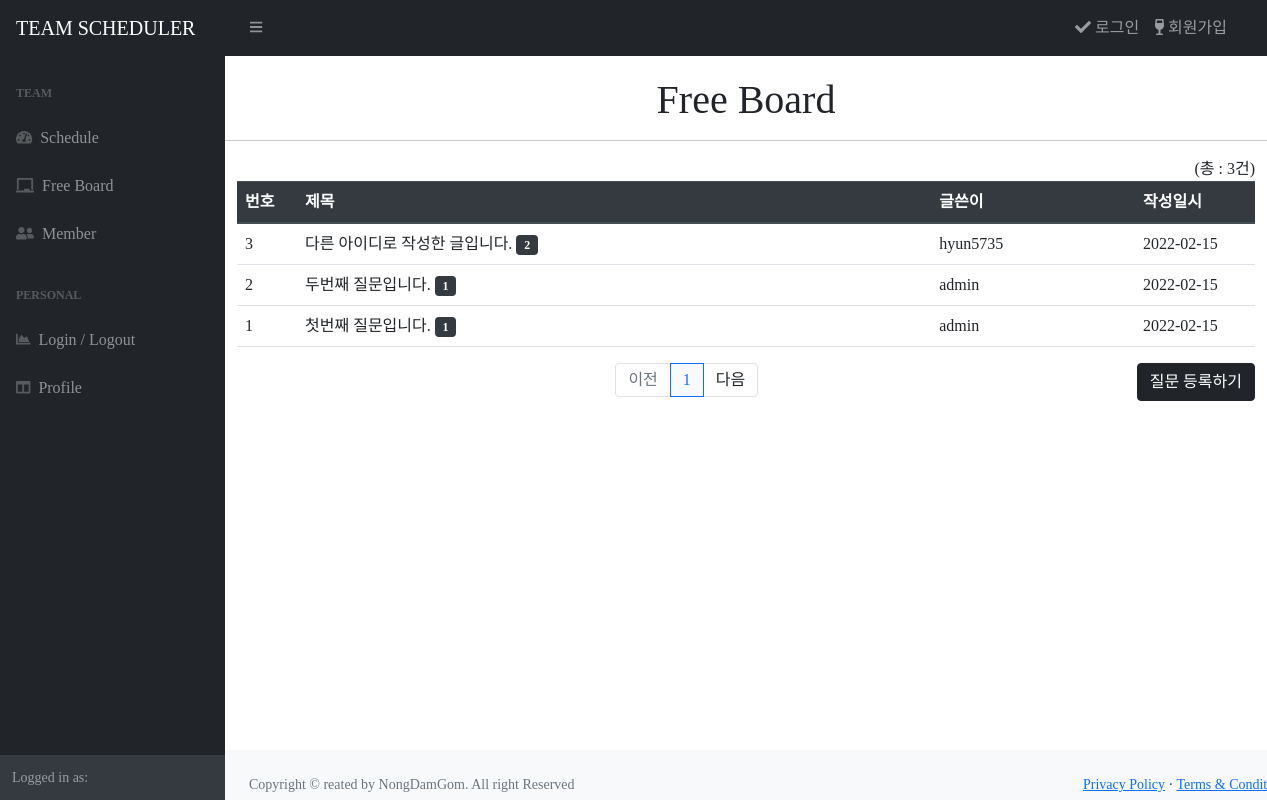
Page /board/ on the earlier database version.
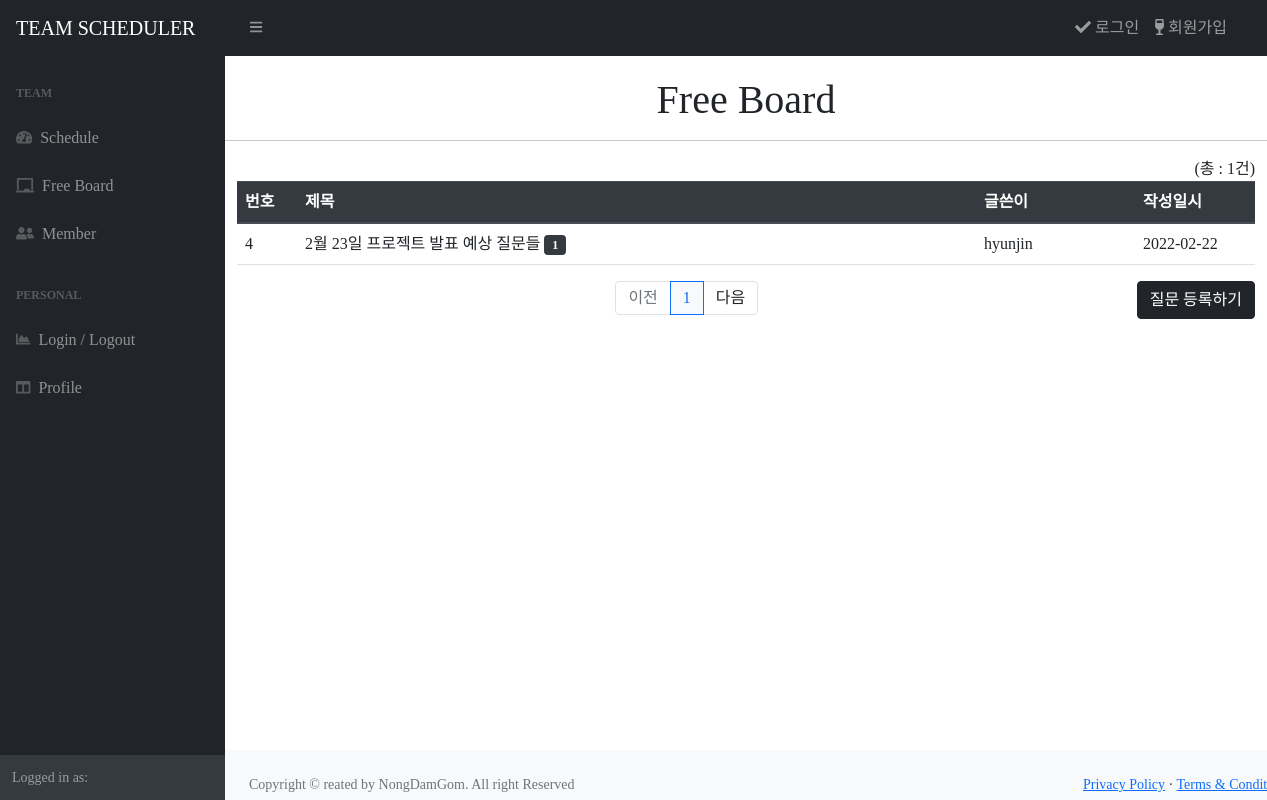
Same page on the later database version.
### board/models.py (models this page shows, shortened)
class Question(models.Model):
    author = models.ForeignKey(User, on_delete=models.CASCADE)
    subject = models.CharField(max_length=200)
    content = models.TextField()
    create_date = models.DateTimeField()
    modify_date = models.DateTimeField(null=True, blank=True)

### users/models.py (models this page shows)
class User(AbstractUser):
    followings = models.ManyToManyField(settings.AUTH_USER_MODEL, related_name="followers")

### board/views/base_views.py (the view)
# urls.py: path('', base_views.index, name='index'),
def index(request):
    page = request.GET.get('page', '1') # 페이지 디폴트 값은 1
    question_list = Question.objects.order_by('-create_date')
    total_count = Question.objects.count()
    paginator = Paginator(question_list, 10) # 페이지당 10개씩 보여주기
    page_obj = paginator.get_page(page) # get 페이지에서 내가 원하는 페이지만 추출
    context = {
        'question_list': page_obj,
        'total_count' : total_count
        }
    return render(request, 'board/question_list.html', context)

### templates/board/question_list.html (shortened to what this page needs)
{% extends 'base.html' %}
{% block title %} Free Board {% endblock %} {% block content %}
<div class="container my-3">
  <div class="user-container my-3">
    <div class="float-right">(총 : {{question_list.paginator.count}}건)</div>
    <table class="table table table-hover">
      <thead>
        <tr class="thead-dark">
          <th style="width: 60px">번호</th>
          <th>제목</th>
          <th>글쓴이</th>
          <th style="width: 120px">작성일시</th>
        </tr>
      </thead>
      <tbody>
        {% if question_list %} {% for question in question_list %}
        <tr>
          <td>
            {{ question.id }}
          </td>
          <td>
            <a href="{% url 'board:detail' question.id %}" style="text-decoration: none" class="text-dark"> {{ question.subject }} </a>
            {% if question.answer_set.count > 0 %}
            <span class="badge badge-pill badge-dark"> {{ question.answer_set.count }}</span>
            {% endif %}
          </td>
          <td>{{ question.author.username}}</td>
          <td>{{ question.create_date | date:'Y-m-d' }}</td>
        </tr>
        {% endfor %} {% else %}
        <tr>
          <td colspan="3">질문이 없습니다.</td>
        </tr>
        {% endif %}
      </tbody>
    </table>
    <div class="float-right">
      <a href="{% url 'board:question_create' %}" class="text-left btn btn-dark"> 질문 등록하기</a>
    </div>
    {% include 'pagination.html' with page_obj=question_list %}
  </div>
</div>
{% endblock %}

### templates/base.html (shortened to what this page needs)
{% load static %} {% static "" as baseUrl %}
<!DOCTYPE html>
<html lang="ko">
  <head>
    <link
      rel="stylesheet"
      href="https://use.fontawesome.com/releases/v5.7.0/css/all.css"
    />
    <link rel="stylesheet" type="text/css" href="{% static 'bootstrap.min.css' %}" />
    <link rel="stylesheet" type="text/css" href="{% static 'style.css' %}" />
    <link href="https://cdn.jsdelivr.net/npm/simple-datatables@latest/dist/style.css" rel="stylesheet" />
  </head>
  <body class="sb-nav-fixed">
    {% include "navbar.html" %}
    <div id="layoutSidenav_content">
      <div id="body-content">
        <h1 class="title">{% block title %}{% endblock %}</h1>
        <hr />
        <main>{% block content %} {% endblock %}</main>
      </div>
      <footer class="mt-5 py-4 bg-light">
        <div class="container-fluid px-4">
          <div class="d-flex align-items-center justify-content-between small">
            <div class="text-muted">Copyright &copy; reated by NongDamGom. All right Reserved</div>
            <div>
              <a href="#">Privacy Policy</a>
              &middot;
              <a href="#">Terms &amp; Conditions</a>
            </div>
          </div>
        </div>
      </footer>
    </div>
  </body>
</html>

### templates/navbar.html (shortened to what this page needs)
{% load static %} {% static "" as baseUrl %}
<nav class="sb-topnav navbar navbar-expand navbar-dark bg-dark">
  <a class="navbar-brand ml-3" href="{% url 'board:index' %}">TEAM SCHEDULER</a>
  <button class="btn btn-link btn-sm order-1 order-lg-0 me-4 me-lg-0" id="sidebarToggle" href="#!"><i class="fas fa-bars"></i></button>
  <form class="d-none d-md-inline-block form-inline ms-auto me-0 me-md-3 my-2 my-md-0">
    <ul class="navbar-nav ml-auto">
      {% if user.is_authenticated %}
      <li class="nav-item">
        {% if profile_user.profile.avatar %}
        <a class="nav-link" href="{% url 'users:profile' user.pk %}"><i class="far fa-user"></i> {{ user.username }} <br /></a>
        {% else %}
        <a class="nav-link" href="{% url 'users:profile' user.pk %}"><i class="far fa-user"></i> {{ user.username }} <br /></a>
        {% endif %}
      </li>
      <li class="nav-item">
        <a class="nav-link" href="{% url 'users:logout' %}"> <i class="fas fa-sign-out-alt"></i>&nbsp;로그아웃</a>
        {% else %}
        <a class="nav-link" href="{% url 'users:login' %}"><i class="fas fa-check"></i>&nbsp;로그인</a>
      <li class="nav-item">
        <a class="nav-link" href="{% url 'users:signup' %}"><i class="fas fa-wine-glass-alt"></i>&nbsp;회원가입</a>
      </li>
      {% endif %}
    </ul>
  </form>
</nav>
<div id="layoutSidenav">
  <div id="layoutSidenav_nav">
    <nav class="sb-sidenav accordion sb-sidenav-dark" id="sidenavAccordion">
      <div class="sb-sidenav-menu">
        <div class="nav">
          <div class="sb-sidenav-menu-heading">Team</div>
          <a class="nav-link" href="{% url 'cal:calendar' %}">
            <div class="sb-nav-link-icon"><i class="fas fa-tachometer-alt"></i></div>
            Schedule
          </a>
          <a class="nav-link" href="{% url 'board:index' %}">
            <div class="sb-nav-link-icon"><i class="fas fa-chalkboard"></i></i></div>
            Free Board
          </a>
          <a class="nav-link" href="{% url 'users:member' %}">
            <div class="sb-nav-link-icon"><i class="fas fa-user-friends"></i></div>
            Member
          </a>
          <div class="sb-sidenav-menu-heading">PERSONAL</div>
          {% if user.is_authenticated %}
          <a class="nav-link" href="{% url 'users:profile' user.pk %}">
            <div class="sb-nav-link-icon"><i class="fas fa-columns"></i></div>
            Profile
          </a>
          {% else %}
          <a class="nav-link" href="{% url 'users:login' %}">
            <div class="sb-nav-link-icon"><i class="fas fa-chart-area"></i></div>
            Login / Logout
          </a>
          <a class="nav-link" href="{% url 'users:login' %}">
            <div class="sb-nav-link-icon"><i class="fas fa-columns"></i></div>
            Profile
          </a>
          {% endif %}
        </div>
      </div>
      <div class="sb-sidenav-footer">
        <div class="small">Logged in as:</div>
      </div>
    </nav>
  </div>

### templates/pagination.html
<ul class="pagination justify-content-center">
  {% if page_obj.has_previous %}
  <li class="page-item">
    <a class="page-link" href="?page={{ page_obj.previous_page_number }}">이전</a>
  </li>
  {% else %}
  <li class="page-item disabled">
    <a class="page-link" tabindex="-1" aria-disabled="true" href="#"> 이전</a>
  </li>
  {% endif %}
  {% for page_number in page_obj.paginator.page_range %}
  {% if page_number >= page_obj.number|add:-5 and page_number <= page_obj.number|add:5 %}
  {% if page_number == page_obj.number %}
  <li class="page-item active" aria-current="page">
    <a class="page-link text-primary bg-light" href="?page={{ page_number }}">{{ page_number }}</a>
  </li>
  {% else %}
  <li class="page-item">
    <a class="page-link text-dark" href="?page={{ page_number }}">{{ page_number }}</a>
  </li>
  {% endif %} {% endif %} {% endfor %}
  {% if page_obj.has_next %}
  <li class="page-item">
    <a class="page-link text-dark" href="?page={{ page_obj.next_page_number }}">다음</a>
  </li>
  {% else %}
  <li class="page-item disabled">
    <a class="page-link text-dark" tabindex="-1" aria-disabled="true" href="#"> 다음</a>
  </li>
  {% endif %}
</ul>

### templates/navbar.html (style rules this page uses)
* { font-family: 'LeferiPoint-WhiteA'; }

Differences in the rows shown:
removed Question: id "3", subject "다른 아이디로 작성한 글입니다.", answer_set.count "2", author.username "hyun5735", create_date "2022-02-15"
removed Question: id "2", subject "두번째 질문입니다.", answer_set.count "1", author.username "admin", create_date "2022-02-15"
removed Question: id "1", subject "첫번째 질문입니다.", answer_set.count "1", author.username "admin", create_date "2022-02-15"
added Question: id "4", subject "2월 23일 프로젝트 발표 예상 질문들", answer_set.count "1", author.username "hyunjin", create_date "2022-02-22"
Other differences:
{{ question_list.paginator.count }}: "3" → "1"
